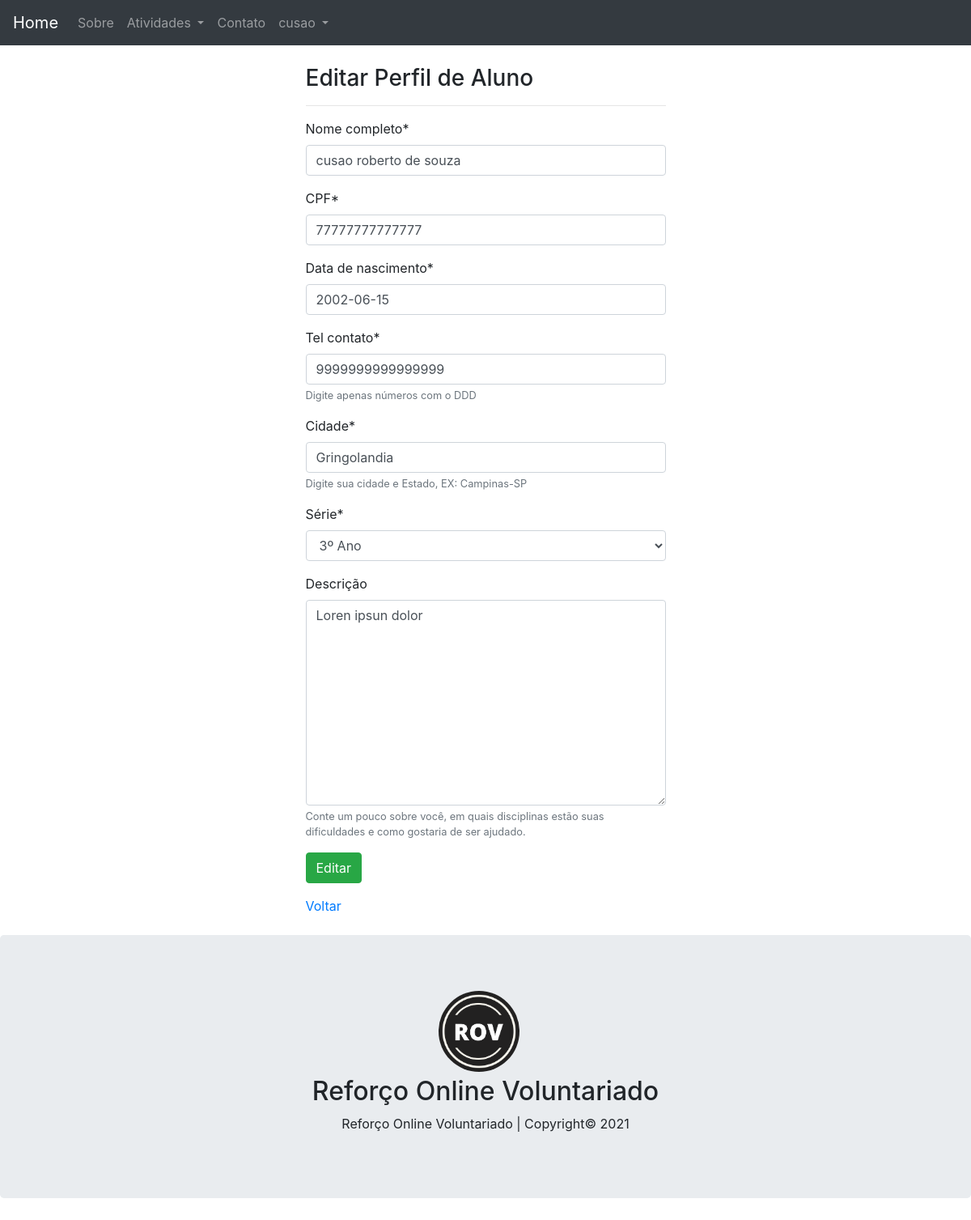
/atualizar/aluno/ (signed in), run on the app's committed database.
### users/models.py (models this page shows, shortened)
class PerfilAluno(models.Model):
    series = [
        ('1', '1º Ano'),
        ('2', '2º Ano'),
        ('3', '3º Ano'),
    ]
    nome_completo = models.CharField(max_length=50, null=True)
    cpf = models.CharField(max_length=14, verbose_name='CPF', null=True)
    data_nasc = models.DateField(verbose_name='Data de nascimento', null=True)
    contato = models.CharField(max_length=16,help_text='Digite apenas números com o DDD', verbose_name="Tel contato", null=True)
    cidade = models.CharField(max_length=50, help_text='Digite sua cidade e Estado, EX: Campinas-SP', null=True)
    serie = models.CharField(max_length=1, choices=series, verbose_name='Série', null=True)
    descricao = models.TextField(max_length=500, verbose_name="Descrição", help_text='Conte um pouco sobre você, em quais disciplinas estão suas dificuldades e como gostaria de ser ajudado.', null=True, blank=True)
    usuario = models.OneToOneField(User, on_delete=models.CASCADE)

### users/views.py (the view)
# urls.py: path('atualizar/aluno/', PerfilAlunoUpdate.as_view(), name='atualizar-aluno'),
class PerfilAlunoUpdate(Group, UpdateView):
    template_name = 'users/form-base.html'
    model = PerfilAluno
    fields = ['nome_completo', 'cpf', 'data_nasc', 'contato', 'cidade','serie', 'descricao', ]
    success_url = reverse_lazy('listar-alunos')
    def get_object(self, queryset=None):
        self.object = get_object_or_404(PerfilAluno, usuario=self.request.user)
        return self.object
    def get_context_data(self, *args, **kwargs):
        context = super().get_context_data(*args, **kwargs)
        context['titulo'] = 'Editar Perfil de Aluno'
        context['botao'] = 'Editar'
        return context

### users/templates/users/form-base.html (shortened to what this page needs)
{% extends 'pages/base.html' %}
{% load static %}
{% load crispy_forms_tags %}
{% block content %}
    <div class="row">
        <div class="col-md-5 mx-auto">
            <h3>{{ titulo }}</h3>
            <hr>
                <form action="" method="POST">
                    {{ form|crispy }}
                    <button type="submit" class="btn btn-success mb-3">{{ botao }}</button>
                </form>
                    {% if user.groups.all.0.name == "Interessado" %}
                    <a href="{% url 'listar-alunos' %}">Voltar</a>
                    {% else %}
                    <a href="{% url 'listar-voluntarios' %}">Voltar</a>
                    {% endif %}
        </div>
    </div>
{% endblock %}

### pages/templates/pages/base.html (shortened to what this page needs)
{% load static %}
<!DOCTYPE html>
<html lang="pt-br">
<head>
    <link rel="stylesheet" href="https://maxcdn.bootstrapcdn.com/bootstrap/4.0.0/css/bootstrap.min.css">
    <link rel="stylesheet" href="{% static 'css/style.css' %}">
</head>
<body>
    <nav class="navbar navbar-expand-md bg-dark navbar-dark justify-content-center">
        <a class="navbar-brand" href="{% url 'home' %}">Home</a>
        <div class="collapse navbar-collapse" id="collapsibleNavbar">
          <ul class="navbar-nav">
            <li class="nav-item">
              <a class="nav-link" href="{% url 'about' %}">Sobre</a>
            </li>
            <li class="nav-item dropdown">
              <a class="nav-link dropdown-toggle" href="#" id="navbardrop" data-toggle="dropdown">
                Atividades
              </a>
            </li>
            <li class="nav-item">
              <a class="nav-link" href="{% url 'contact' %}">Contato</a>
            </li>
            {% if user.is_authenticated %}
            <li class="nav-item dropdown">
              <a class="nav-link dropdown-toggle" href="#" id="navbardrop" data-toggle="dropdown">
                {{ user }}
              </a>
            </li>
          </ul>
          {% endif %}
        </div>
      </nav>
      <div class="container mt-4">
      {% block content %}
      {% endblock %}
      </div>
        <div class="jumbotron footer text-center mt-4">
          <a class="navbar-brand" href="{% url 'home' %}">
            <img src="{% static 'img/logo.png' %}" class="rounded-circle" alt="Logo" style="width:100px;">
          </a>
            <h2>Reforço Online Voluntariado</h2>
          <p>Reforço Online Voluntariado | Copyright© 2021</p>
        </div>
</body>
</html>

### data on the page
PerfilAluno: nome_completo "cusao roberto de souza", cpf "77777777777777", data_nasc "2002-06-15", contato "9999999999999999", cidade "Gringolandia", serie "3º Ano", descricao "Loren ipsun dolor"

### other printed values
{{ user }} "cusao"
{{ titulo }} "Editar Perfil de Aluno"
{{ botao }} "Editar"
